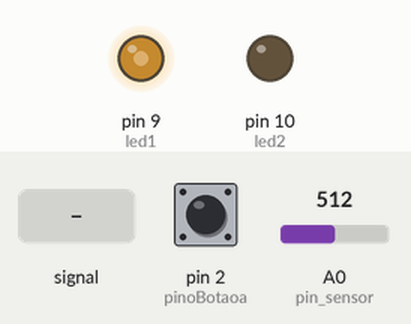
The sketch below on a simulated Arduino Uno, built with avr-gcc and run on an emulated ATmega328P. On the bench: output pins drawn as LEDs (lit = HIGH). Dashed ring = blinking. The test bench sets the inputs (shaded band); at power-on: A0 (pin_sensor) = 512, pin 2 (pinoBotaoa) HIGH. What the sketch prints to the serial monitor is not drawn.

Above: at 1.2 s.
1.3 s: A0 (pin_sensor) fed a 200 Hz sine of ±81 counts around its level
4.3 s: A0 (pin_sensor) set to 900
At 5.5 s:
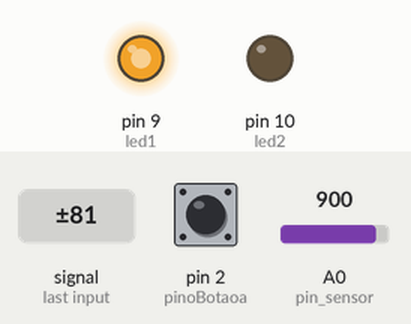
5.8 s: pin 2 (pinoBotaoa) pulled LOW for 0.15 s
At 6.15 s:
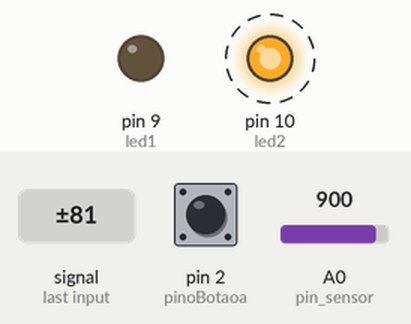
Timing chart, 0 to 14.8 s (numbered marks = the images above; inputs shaded):
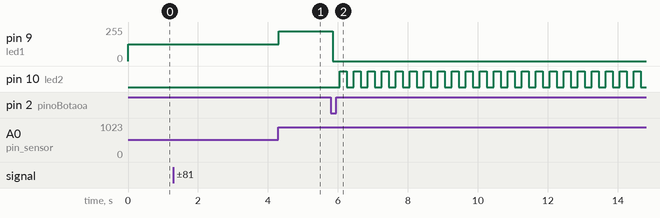

The sketch:

18potenciometro_para_led_e_botao_de_emergencia_tarefa_aula_7.ino
```cpp
//18potenciometro para led e botao de emergencia
const int led1 = 9;
const int led2 = 10;
const int pinoBotaoa = 2;
const int pin_sensor = A0;
int valor_sensor = 0;
int valorled = 0;
bool ligado = true;
bool pisca = false;

bool estadoled2 = 0;
int estadoBotaoa;               // Estado estável atual (será HIGH por padrão no Pull-up)
int ultimoEstadobotaoa = HIGH;  // No Pull-up, o estado de repouso é HIGH


unsigned long ultimoTempoDebouncea = 0;
unsigned long tempoDebounce = 50;

unsigned long ultimoTempoled = 0;
unsigned long intervaloled = 200;

void setup() {
  pinMode(pin_sensor, INPUT);
  pinMode(led1, OUTPUT);
  pinMode(led2, OUTPUT);
  Serial.begin(115200);
  pinMode(pinoBotaoa, INPUT_PULLUP);


  estadoBotaoa = HIGH;
}

void loop() {

  int leituraa = digitalRead(pinoBotaoa);

  // 2. Verifica se o sinal mudou (ruído ou início de clique)
  if (leituraa != ultimoEstadobotaoa) {
    ultimoTempoDebouncea = millis();  // Reinicia o cronômetro
  }

  if (ligado) {
    valor_sensor = analogRead(pin_sensor);
    valorled = map(valor_sensor, 0, 1023, 0, 255);
    analogWrite(led1, valorled);
    Serial.println(valorled);
  }
  if ((millis() - ultimoTempoDebouncea) > tempoDebounce) {

    // Se o sinal estabilizou em um valor diferente do "estadoBotao" anterior
    if (leituraa != estadoBotaoa) {
      estadoBotaoa = leituraa;


      if (estadoBotaoa == LOW) {
        ligado = false;
        digitalWrite(led1, LOW);
        pisca = true;
        ultimoTempoled = millis();
      }
    }
  }
  if(millis() - ultimoTempoled >= intervaloled && pisca){
    estadoled2 = !estadoled2;
    digitalWrite(led2, estadoled2);
    ultimoTempoled = millis();
  }
  ultimoEstadobotaoa = leituraa;
}
```

Measured:
- after the input at 5.8 s, pin 9 (led1): 224/255 → 0/255 after 0.05 s; pin 10 (led2): alternates HIGH for 0.20 s and LOW for 0.20 s, starting after 0.25 s
